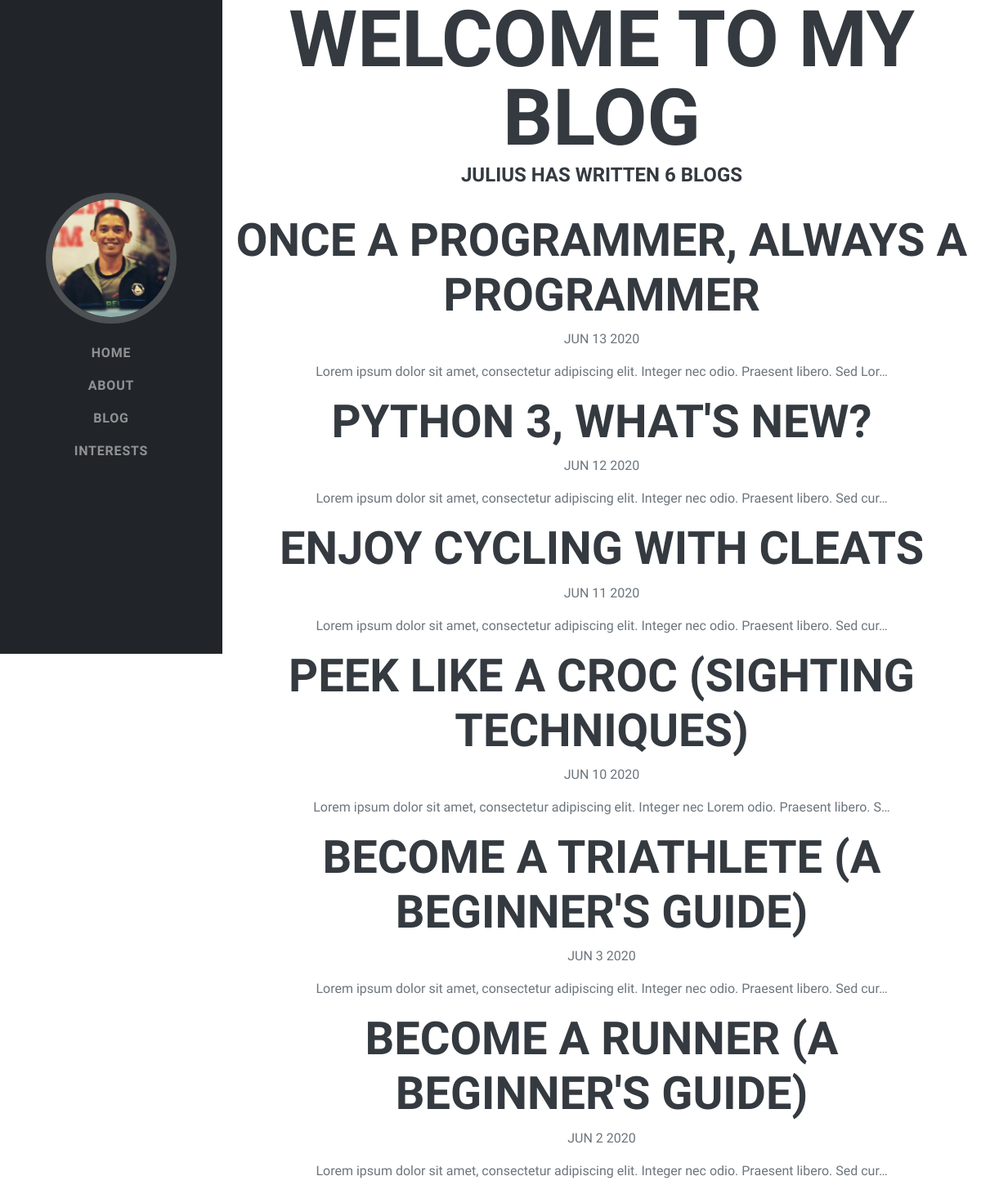
Screenshot of /blog/ with the database file from the repository.
### blog/models.py (models this page shows, shortened)
class Blog(models.Model):
	title = models.CharField(max_length=100)
	pub_date = models.DateTimeField('date published')
	description = models.TextField()

### blog/views.py (the view)
# urls.py: path('', views.all_blogs, name='all_blogs'),
def all_blogs(request):
	blogs = Blog.objects.order_by('-pub_date')
	return render(request, 'blog/all_blogs.html', {'blogs':blogs})

### blog/templates/blog/all_blogs.html
{% extends 'portfolio/base.html' %}
{% block content %}
<div class="container text-center">
	<h1>Welcome to my Blog</h1>
	<h4>Julius has written {{ blogs.count }} blog{{ blogs.count|pluralize }}</h4><br>
	{% for blog in blogs %}
		<a href="{% url 'blog:detail' blog.id %}"><h2>{{ blog.title }}</h2></a>
		<p>{{ blog.pub_date|date:'M j Y'|upper }}</p>
		<p>{{ blog.description|striptags|truncatechars:100 }}</p>
	{% endfor %}
</div>
{% endblock %}

### rows the page displays
Blog: title "ONCE A PROGRAMMER, ALWAYS A PROGRAMMER", pub_date "JUN 13 2020", description "Lorem ipsum dolor sit amet, consectetur adipiscing elit. Integer nec odio. Praesent libero. Sed Lor…"
Blog: title "PYTHON 3, WHAT'S NEW?", pub_date "JUN 12 2020", description "Lorem ipsum dolor sit amet, consectetur adipiscing elit. Integer nec odio. Praesent libero. Sed cur…"
Blog: title "ENJOY CYCLING WITH CLEATS", pub_date "JUN 11 2020", description "Lorem ipsum dolor sit amet, consectetur adipiscing elit. Integer nec odio. Praesent libero. Sed cur…"
Blog: title "PEEK LIKE A CROC (SIGHTING TECHNIQUES)", pub_date "JUN 10 2020", description "Lorem ipsum dolor sit amet, consectetur adipiscing elit. Integer nec Lorem odio. Praesent libero. S…"
Blog: title "BECOME A TRIATHLETE (A BEGINNER'S GUIDE)", pub_date "JUN 3 2020", description "Lorem ipsum dolor sit amet, consectetur adipiscing elit. Integer nec odio. Praesent libero. Sed cur…"
Blog: title "BECOME A RUNNER (A BEGINNER'S GUIDE)", pub_date "JUN 2 2020", description "Lorem ipsum dolor sit amet, consectetur adipiscing elit. Integer nec odio. Praesent libero. Sed cur…"

### other values shown
{{ blogs.count }} "6"
